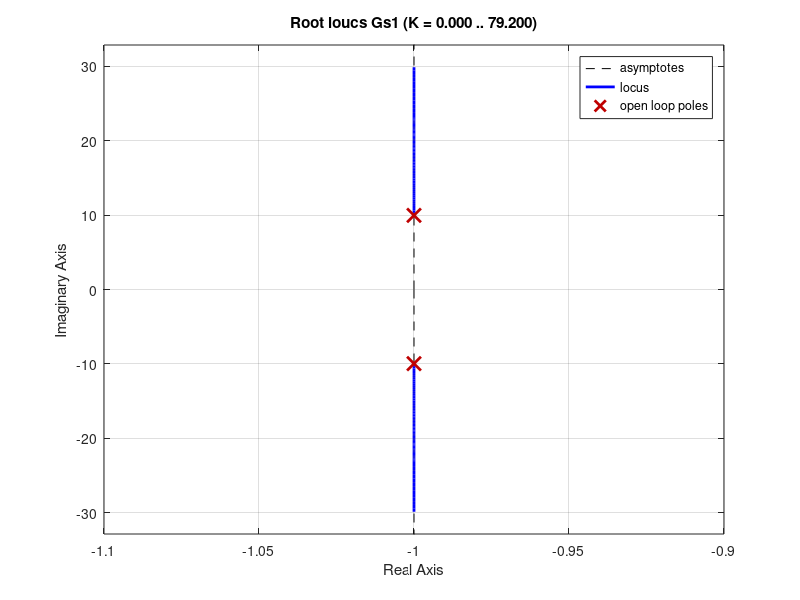
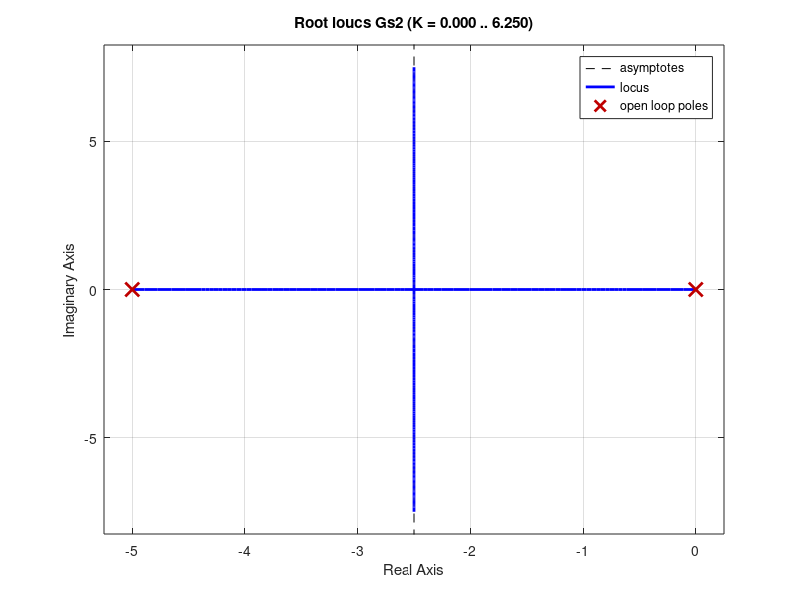
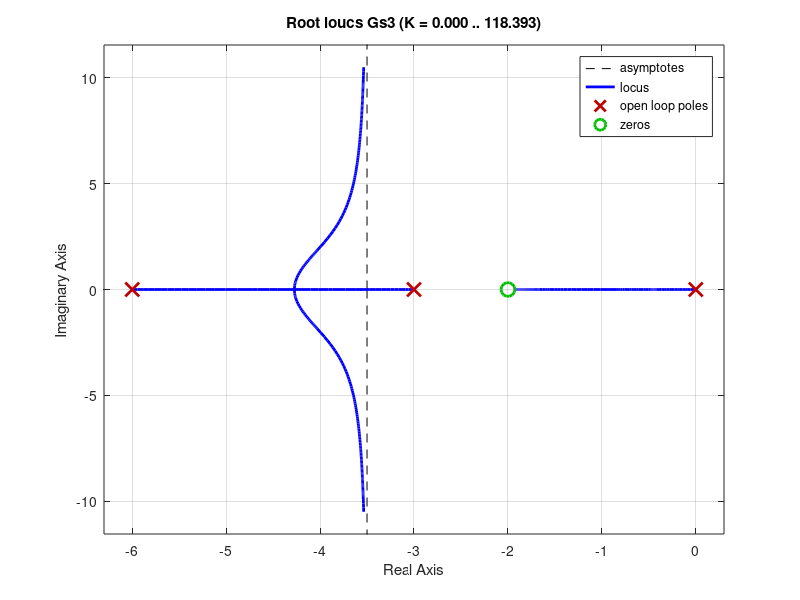
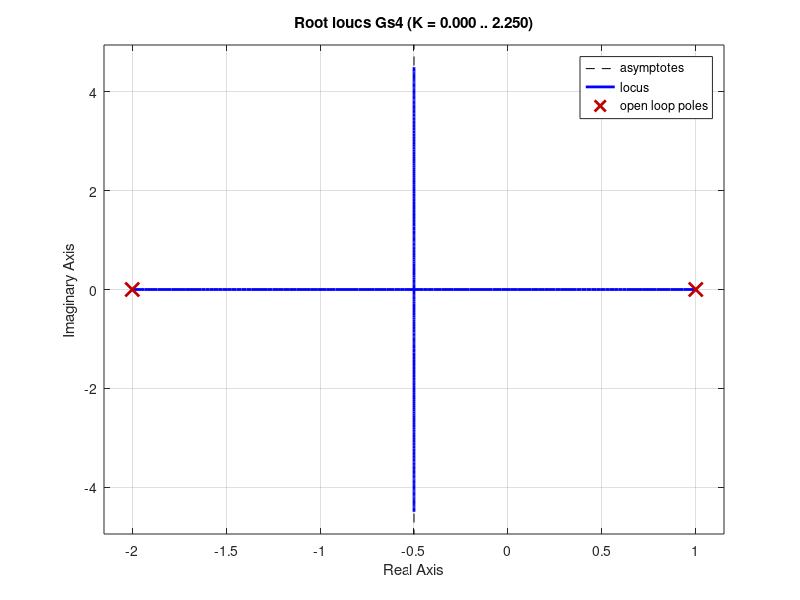

The MATLAB script that drew these images, in order: (Note: this script raises an error after producing the figures.)
clear all, close all, clc
Num1=[100];
Den1=[1 2 100];
Num2=[10];
Den2=[conv([1 0],[1 5])];
Num3=[1 2];
Den3=[conv([1 0],[conv([1 3],[1 6])])];
Num4=[10];
Den4=[conv([1 -1],[1 2])];
Num5=[1 4];
Den5=[1 -3 2];

K=[0.1 0.4 5 10];
Gs1=tf(K(1)*Num1,Den1);
Gs2=tf(Num2,Den2);
Gs3=tf(Num3,Den3);
Gs4=tf(Num4,Den4);
Gs5=tf(Num5,Den5);

figure(1)
rlocus(Gs1);
figure(2)
rlocus(Gs2);
figure(3)
rlocus(Gs3);
figure(4)
rlocus(Gs4);
figure(5)
rlocus(Gs5);

figure(6)
bode(Gs1);
figure(7)
bode(Gs2);
figure(8)
bode(Gs3);
figure(9)
bode(Gs4);
figure(10)
bode(Gs5);

sisotool(Gs1)
sisotool(Gs2)
sisotool(Gs3)
sisotool(Gs4)
sisotool(Gs5)
